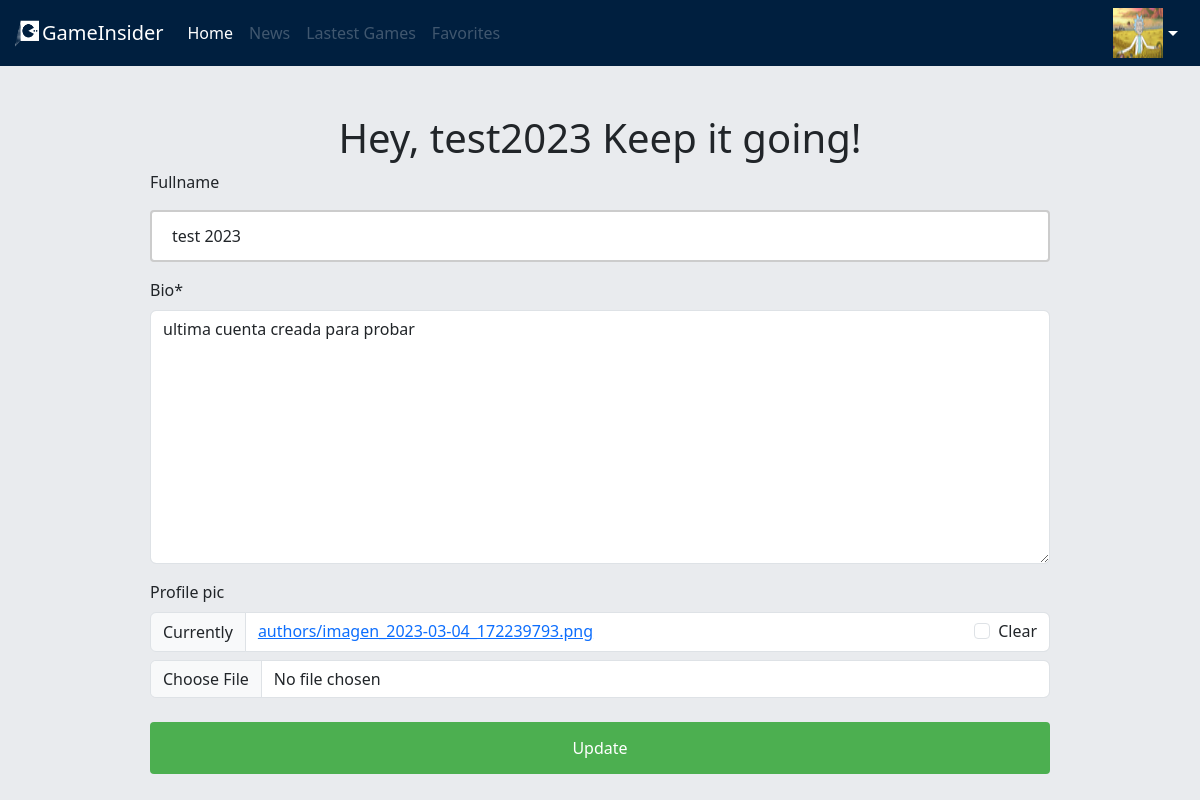
The app's page /accounts/update_bio/ (signed in), older data.
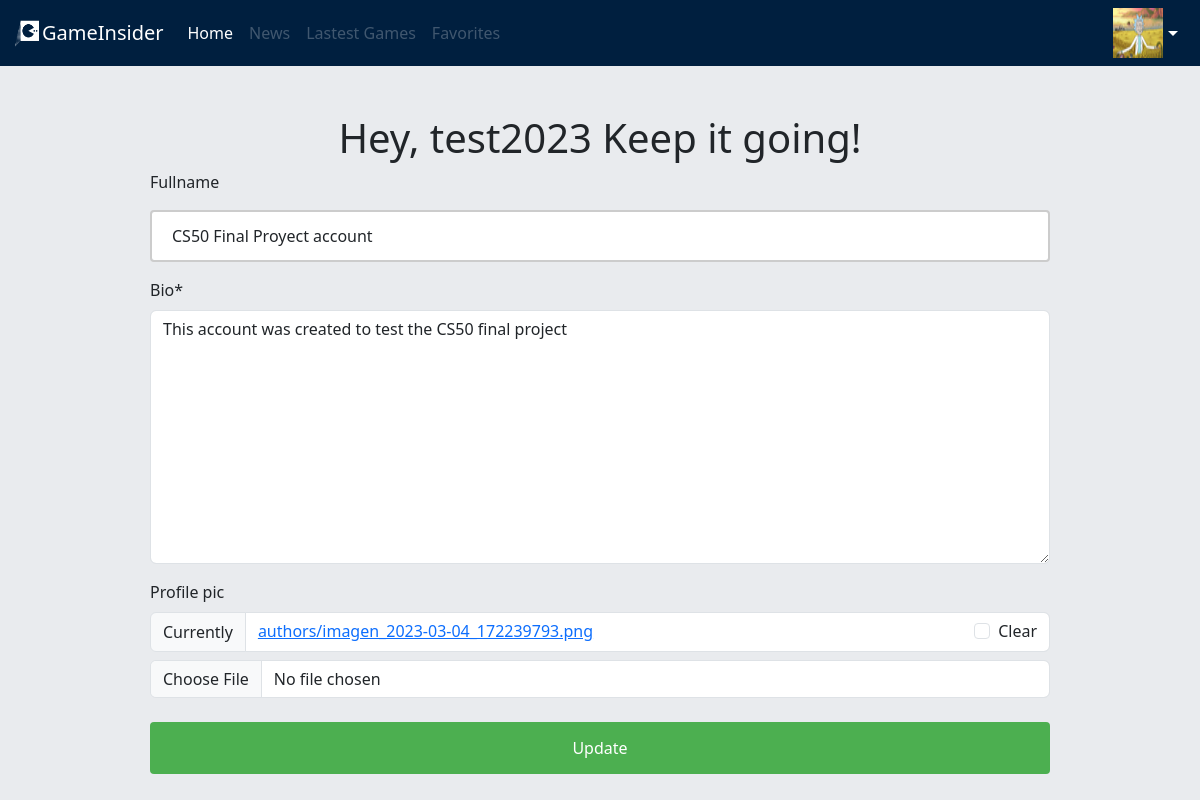
The same page, newer data.
### Author/models.py (models this page shows, shortened)
class Author(models.Model):
    user = models.ForeignKey(User, on_delete=models.CASCADE)
    fullname = models.CharField(max_length=40, blank=True)
    bio = HTMLField()
    points = models.IntegerField(default=0)
    profile_pic = ResizedImageField(size=[100, 100], quality=100, upload_to="authors", default=None, null=True, blank=True)

### register/views.py (the view)
# urls.py: path("update_bio/", update_bio, name="update_bio")
@login_required
def update_bio(request):
    context = {}
    user = request.user
    author = get_object_or_404(Author, user=user)
    form = UpdateForm(request.POST or None, request.FILES or None, instance=author)
    if request.method == "POST":
        if form.is_valid():
            form.save()
            return redirect("home")
    context.update({
        "form" : form,
        "title" : "Update Profile"
    })
    return render(request, "registration/bio.html", context)

### register/forms.py
class UpdateForm(forms.ModelForm):
    class Meta:
        model = Author
        fields = ("fullname", "bio", "profile_pic")
    def __init__(self, *args, **kwargs):
        super(UpdateForm, self).__init__(*args, **kwargs)
        self.fields['profile_pic'].required = False

### Author/context_processor.py (called while the page is built)
def author(request):
    author = None
    if request.user.is_authenticated:
        try:
            author = Author.objects.get(user=request.user)
        except Author.DoesNotExist:
            pass
    return {'author': author}

### templates/registration/bio.html (shortened to what this page needs)
{% extends 'base.html' %}
{% load static %}
{% load crispy_forms_tags %}
{% block extrahead %}
<link href="{% static 'styles/home.css' %}" rel="stylesheet">
<link href="{% static 'styles/profile.css' %}" rel="stylesheet">
{% endblock extrahead %}
{% block content %}
    <div class="text-center mt-5">
        <h1>Hey, {{user}} Keep it going!</h1>
    </div>
    <form method="POST" action="." enctype= "multipart/form-data">
        {{ form|crispy }}
        <button type="submit" class="btn btn-primary w-100" value="Update">Update</button>
    </form>
{% endblock content %}

### templates/base.html (shortened to what this page needs)
{% load static %}
{% load author_tags %}
<!DOCTYPE html>
<html lang="en">
<head>
    <link href="https://cdn.jsdelivr.net/npm/bootstrap@5.3.0-alpha1/dist/css/bootstrap.min.css" rel="stylesheet"
>
    {% block extrahead %}
    {% endblock extrahead%}
</head>
<body>
    <nav class="navbar navbar-expand-lg navbar-dark custom-nav-bg">
        <div class="container-fluid">
          <a class="navbar-brand d-flex align-items-center" href="{% url 'home' %}">
            <img src="{% static 'logos/gameinsider-website-favicon-white.png' %}" alt="Logo" width="30" height="33" class="d-inline-block align-text-top mr-2">
            GameInsider
          </a>
          <div class="collapse navbar-collapse" id="navbarSupportedContent">
            {% block ul%}
            <ul class="navbar-nav me-auto mb-2 mb-lg-0">
            {% endblock ul%}
              <li class="nav-item">
                <a class="nav-link active" aria-current="page" href="{% url 'home' %}">Home</a>
              </li>
              <li class="nav-item">
                <a class="nav-link disabled" href="#">News</a>
              </li>
              <li class="nav-item">
                <a class="nav-link disabled" href="#">Lastest Games</a>
              </li>
              <li class="nav-item">
                <a class="nav-link disabled">Favorites</a>
              </li>
            </ul>
            <div class="dropdown">
              <div class="dropdown-toggle" data-toggle="dropdown">
                {% if user.is_authenticated %}
                    {% if author.profile_pic %}
                      <img src="{{ MEDIA_URL }}{{ author.profile_pic.url }}" alt="Profile Picture" class="profile-picture ml-auto" id="profile-pic">
                    {% else %}
                      <img src="{% static 'logos/user.png' %}" alt="Profile Picture" class="profile-picture ml-auto" id="profile-pic">
                    {% endif %}
                {% else %}
                  <img src="{% static 'logos/user.png' %}" alt="Profile Picture" class="profile-picture ml-auto" id="profile-pic">
                {% endif %}
              </div>
              </div>
          </div>
        </div>
      </nav>
    {% block content %}
    {% endblock content %}
</body>
</html>

Row changes from the older to the newer data that the page shows:
changed Author: fullname "test 2023" → "CS50 Final Proyect account"; bio "ultima cuenta creada para probar" → "This account was created to test the CS50 final project"
